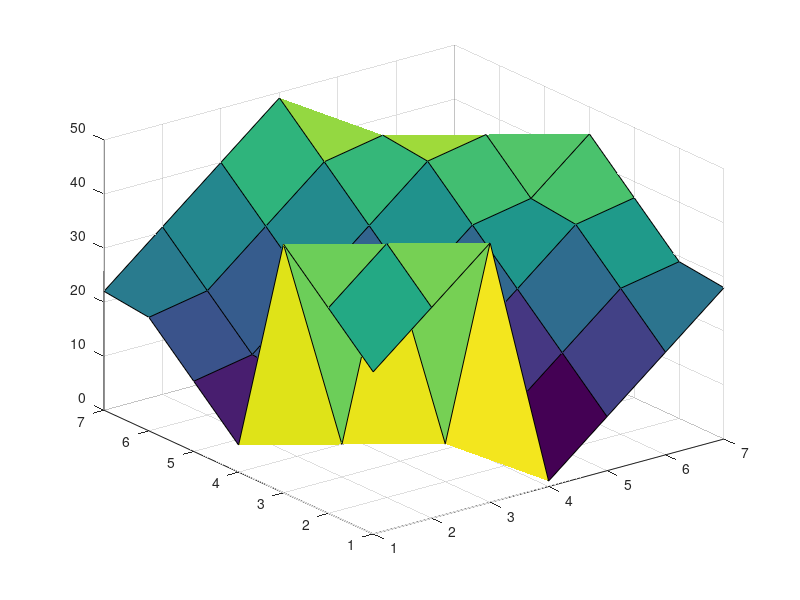

Write MATLAB code to recreate this figure. (Note: this script raises an error after producing the figure.)
clear;clc;
n = 7;

A = zeros(n,n);

i = 1;

j = (n+1)/2;

figure

axis off



for k = 1:n^2

is = i;

js = j;

A(i,j) = k;

i = n - rem(n+1-i,n);

j = rem(j,n) + 1;

if A(i,j) ~= 0

i = rem(is,n) + 1;

j = js;

end

clf

surf(A);

frame(k)=getframe(gcf); % get the frame

pause(0.1)

end

writegif('test.gif',frame,0.1);